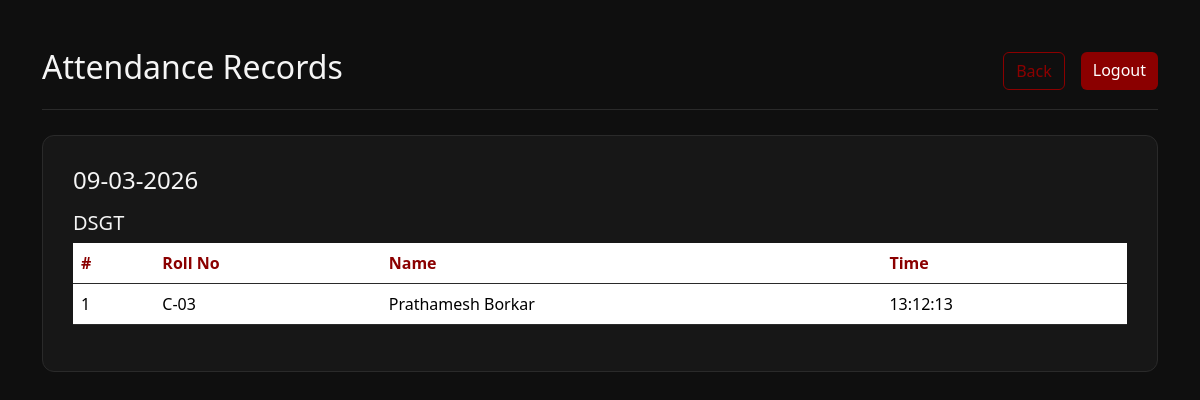
/attendance (signed in), run on an earlier commit of the app's database.
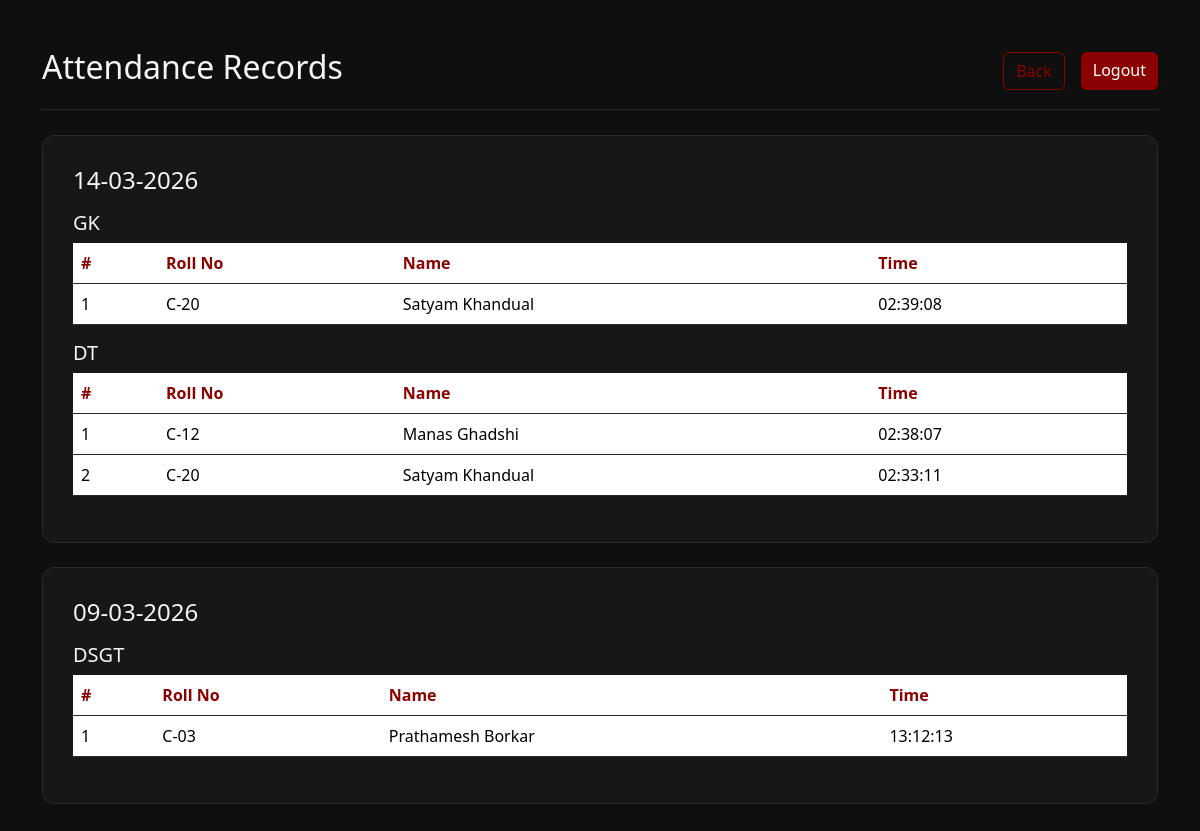
And on a later commit of the database.
### tables this page shows
CREATE TABLE attendance (
            id INTEGER PRIMARY KEY AUTOINCREMENT,
            name TEXT,
            lecture_name TEXT,
            time TEXT,
            UNIQUE(name, lecture_name)
        );

### app.py (the view)
@app.route("/attendance")
@login_required
def attendance_page():
    conn = sqlite3.connect(DB_FILE, timeout=10)
    cur = conn.cursor()
    cur.execute("""
        SELECT name, lecture_name, time
        FROM attendance
        ORDER BY DATE(time) DESC, lecture_name DESC, name ASC
    """)
    rows = cur.fetchall()
    conn.close()
    from collections import OrderedDict
    import re
    grouped = OrderedDict()
    for full_name, lecture_name, time_str in rows:
        match = re.match(r'^(.+?)\s*\((\S+)\)$', full_name)
        if match:
            display_name = match.group(1).strip()
            roll_no = match.group(2)
        else:
            display_name = full_name
            roll_no = '-'
        if ' ' in time_str:
            date_part, time_part = time_str.split(' ', 1)
        else:
            date_part = time_str
            time_part = ''
        try:
            date_part = datetime.strptime(date_part, "%Y-%m-%d").strftime("%d-%m-%Y")
        except ValueError:
            pass
        if date_part not in grouped:
            grouped[date_part] = OrderedDict()
        if lecture_name not in grouped[date_part]:
            grouped[date_part][lecture_name] = []
        grouped[date_part][lecture_name].append({
            'name': display_name,
            'roll_no': roll_no,
            'time': time_part,
        })
    return render_template(
        "attendance.html",
        grouped=grouped
    )

### app.py (called while the page is built)
@login_manager.user_loader
def load_user(user_id):
    conn = sqlite3.connect(DB_FILE, timeout=10)
    cur = conn.cursor()
    cur.execute("SELECT id, email FROM users WHERE id=?", (user_id,))
    user = cur.fetchone()
    conn.close()
    if user:
        return User(user[0], user[1])
    return None

### templates/attendance.html (shortened to what this page needs)
<!DOCTYPE html>
<html>
<head>
  <link rel="stylesheet" href="{{ url_for('static', filename='style.css') }}">
  <link href="https://cdn.jsdelivr.net/npm/bootstrap@5.3.3/dist/css/bootstrap.min.css" rel="stylesheet"/>
</head>
<body>
<div class="container py-5">
  <div class="top-bar d-flex justify-content-between align-items-center">
    <h2>Attendance Records</h2>
    <div class="d-flex gap-3">
      <a href="/" class="btn btn-outline-crimson">Back</a>
      <a href="/logout" class="btn btn-crimson">Logout</a>
    </div>
  </div>
  {% for date, sessions in grouped.items() %}
  <div class="custom-card mb-4">
    <h4 class="mb-3">{{ date }}</h4>
    {% for session_name, students in sessions.items() %}
    <h5 class="mt-3 mb-2">{{ session_name }}</h5>
    <table class="table">
      <thead>
        <tr>
          <th>#</th>
          <th>Roll No</th>
          <th>Name</th>
          <th>Time</th>
        </tr>
      </thead>
      <tbody>
        {% for s in students %}
        <tr>
          <td>{{ loop.index }}</td>
          <td>{{ s.roll_no }}</td>
          <td>{{ s.name }}</td>
          <td>{{ s.time }}</td>
        </tr>
        {% endfor %}
      </tbody>
    </table>
    {% endfor %}
  </div>
  {% else %}
  <div class="custom-card">
    <p>No attendance records found.</p>
  </div>
  {% endfor %}
</div>
</body>
</html>

### static/style.css (style rules this page uses)
:root { --bg-main: #0f0f0f; --bg-card: #171717; --border-color: #2a2a2a; --accent: #8B0000; --accent-hover: #b30000; --text-main: #f5f5f5; --text-muted: #9a9a9a; }
body { background-color: var(--bg-main) !important; color: var(--text-main) !important; font-family: "Sora",sans-serif; margin: 0; }
.container { background-color: transparent !important; }
.top-bar { border-bottom: 1px solid var(--border-color); padding-bottom: 15px; margin-bottom: 25px; }
.custom-card, .container-box { background-color: var(--bg-card); border: 1px solid var(--border-color); border-radius: 12px; padding: 30px; }
.btn-crimson { background-color: var(--accent) !important; border: none !important; color: white !important; padding: 10px 18px; border-radius: 8px; font-weight: 600; cursor: pointer; }
.btn-outline-crimson { border: 1px solid var(--accent) !important; color: var(--accent) !important; background: transparent !important; padding: 10px 18px; border-radius: 8px; }
table { background-color: var(--bg-card) !important; color: white !important; }
th { color: var(--accent) !important; }
tr { border-color: var(--border-color) !important; }
a { color: var(--accent); text-decoration: none; }

What changed in the data, as far as the page shows it:
added attendance: lecture_name "GK", roll_no "C-20", name "Satyam Khandual", time "02:39:08", shown under "14-03-2026"
added attendance: lecture_name "DT", roll_no "C-12" "C-20", name "Manas Ghadshi" "Satyam Khandual", time "02:38:07" "02:33:11", shown under "14-03-2026"
Also different on the page:
new list line: "14-03-2026"
